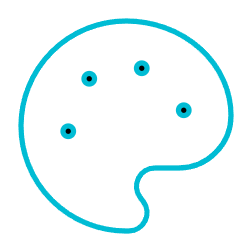
#> input picture assets/palette.png, 252 x 252 px
$ python -i chromasleuth.py   (imports and definitions only)
#> lines starting #> are read from the running program, lines starting #| are printed output that depends on the picture
import os
import sys
import json
import time
from pathlib import Path
from collections import Counter
from PIL import Image, ImageDraw, ImageFont
import matplotlib.pyplot as plt
import numpy as np
from typing import List, Tuple, Dict, Optional, Union
import argparse
import logging
from concurrent.futures import ThreadPoolExecutor
import cv2


class ColorAnalyzer:
    def __init__(self, sample_factor: int = 10, enable_logging: bool = False):
        """
        Initialize the ColorAnalyzer

        Args:
            sample_factor: Analyze every n-th pixel (performance optimization)
            enable_logging: Enable detailed logging
        """
        self.sample_factor = sample_factor
        self.supported_formats = {'.jpg', '.jpeg', '.png', '.bmp', '.tiff', '.webp', '.gif'}

        # Setup logging
        if enable_logging:
            logging.basicConfig(
                level=logging.INFO,
                format='%(asctime)s - %(levelname)s - %(message)s'
            )
        self.logger = logging.getLogger(__name__)

    def is_supported_format(self, file_path: Union[str, Path]) -> bool:
        """Check if the file format is supported"""
        return Path(file_path).suffix.lower() in self.supported_formats

    def load_image(self, image_path: Union[str, Path]) -> Image.Image:
        """
        Load an image and convert it to RGB

        Args:
            image_path: Path to the image file

        Returns:
            PIL Image object in RGB mode

        Raises:
            FileNotFoundError: If image file doesn't exist
            ValueError: If image format is not supported
        """
        image_path = Path(image_path)

        if not image_path.exists():
            raise FileNotFoundError(f"Image file not found: {image_path}")

        if not self.is_supported_format(image_path):
            raise ValueError(f"Unsupported format: {image_path.suffix}")

        try:
            img = Image.open(image_path)
            # Convert to RGB if necessary (removes alpha channel)
            if img.mode != 'RGB':
                self.logger.info(f"Converting from {img.mode} to RGB")
                img = img.convert('RGB')
            return img
        except Exception as e:
            raise ValueError(f"Error loading image: {e}")

    def resize_image_if_large(self, image: Image.Image, max_size: int = 1920) -> Image.Image:
        """
        Resize image if it's larger than max_size to improve performance

        Args:
            image: PIL Image object
            max_size: Maximum width/height in pixels

        Returns:
            Resized image if necessary, otherwise original
        """
        width, height = image.size
        if max(width, height) > max_size:
            ratio = max_size / max(width, height)
            new_size = (int(width * ratio), int(height * ratio))
            self.logger.info(f"Resizing image from {width}x{height} to {new_size[0]}x{new_size[1]}")
            return image.resize(new_size, Image.Resampling.LANCZOS)
        return image

    # [20 lines left out: function extract_colors_sampling, not called in this run]

    def extract_colors_histogram(self, image: Image.Image) -> Dict[Tuple[int, int, int], int]:
        """
        Extract colors via histogram analysis (very fast)

        Args:
            image: PIL Image object

        Returns:
            Dictionary with colors and their frequency
        """
        # Convert to numpy array for better performance
        img_array = np.array(image)

        # Reshape to 1D array of RGB tuples
        pixels = img_array.reshape(-1, 3)

        # Create unique colors and count them
        unique_colors, counts = np.unique(pixels, axis=0, return_counts=True)

        # Convert to dictionary
        color_dict = {}
        for color, count in zip(unique_colors, counts):
            color_dict[tuple(color)] = int(count)

        return color_dict

    # [78 lines left out: functions extract_colors_kmeans, reduce_colors, filter_colors, not called in this run]

    def get_dominant_colors(self, colors: Dict, top_n: int = 10) -> List[Tuple]:
        """
        Find the most dominant colors

        Args:
            colors: Dictionary with colors and frequencies
            top_n: Number of top colors to return

        Returns:
            List of tuples (color, frequency, percentage)
        """
        total_pixels = sum(colors.values())

        # Sort by frequency
        sorted_colors = sorted(colors.items(), key=lambda x: x[1], reverse=True)

        dominant_colors = []
        for i, (color, count) in enumerate(sorted_colors[:top_n]):
            percentage = (count / total_pixels) * 100
            dominant_colors.append((color, count, percentage))

        return dominant_colors

    def rgb_to_hex(self, rgb: Tuple[int, int, int]) -> str:
        """Convert RGB to hex string"""
        return f"#{rgb[0]:02x}{rgb[1]:02x}{rgb[2]:02x}"

    # [57 lines left out: functions rgb_to_hsl, get_color_name, not called in this run]

    def create_color_palette(self, dominant_colors: List[Tuple],
                           output_path: Optional[str] = None,
                           show_color_names: bool = False) -> None:
        """
        Create a visual color palette

        Args:
            dominant_colors: List of dominant colors
            output_path: Path to save the palette (optional)
            show_color_names: Include color names in the visualization
        """
        fig, (ax1, ax2) = plt.subplots(2, 1, figsize=(14, 10), gridspec_kw={'height_ratios': [3, 1]})

        # Main color bars
        bar_width = 1.0
        colors_normalized = []

        for i, (color, count, percentage) in enumerate(dominant_colors):
            rgb_normalized = [c/255.0 for c in color]
            colors_normalized.append(rgb_normalized)

            # Create bars
            ax1.barh(i, percentage, color=rgb_normalized,
                    height=bar_width, alpha=0.9, edgecolor='white', linewidth=0.5)

            # Labels with color info
            hex_color = self.rgb_to_hex(color)
            color_name = self.get_color_name(color) if show_color_names else ""
            label = f"{hex_color} {color_name} ({percentage:.1f}%)"

            # Determine text color based on brightness
            brightness = sum(int(c) for c in color) / 3
            text_color = 'white' if brightness < 128 else 'black'

            ax1.text(percentage/2, i, label, va='center', ha='center',
                    fontsize=10, weight='bold', color=text_color)

        ax1.set_xlabel('Percentage (%)', fontsize=12)
        ax1.set_ylabel('Colors (dominant to less dominant)', fontsize=12)
        ax1.set_title('Dominant Colors in Image', fontsize=14, weight='bold')
        ax1.set_xlim(0, max([p[2] for p in dominant_colors]) * 1.1)
        ax1.invert_yaxis()
        ax1.grid(True, alpha=0.3, axis='x')

        # Color swatches below
        swatch_width = 1.0 / len(dominant_colors)
        for i, (color, count, percentage) in enumerate(dominant_colors):
            rgb_normalized = [c/255.0 for c in color]
            ax2.add_patch(plt.Rectangle((i * swatch_width, 0), swatch_width, 1,
                                      facecolor=rgb_normalized, edgecolor='white', linewidth=1))

        ax2.set_xlim(0, 1)
        ax2.set_ylim(0, 1)
        ax2.set_aspect('equal')
        ax2.set_xticks([])
        ax2.set_yticks([])
        ax2.set_title('Color Palette', fontsize=12)

        plt.tight_layout()

        if output_path:
            plt.savefig(output_path, dpi=300, bbox_inches='tight',
                       facecolor='white', edgecolor='none')
            print(f"Color palette saved: {output_path}")

        plt.show()

    # [32 lines left out: function export_colors_json, not called in this run]

    def print_color_analysis(self, dominant_colors: List[Tuple],
                           image_path: Union[str, Path],
                           show_color_names: bool = False) -> None:
        """Print color analysis to console"""
        print(f"\n{'='*70}")
        print(f"COLOR ANALYSIS: {Path(image_path).name}")
        print(f"{'='*70}")

        header = f"{'Rank':<4} {'Hex Code':<9} {'RGB':<15} {'Percentage':<10} {'Count':<10}"
        if show_color_names:
            header += " {'Color Name':<12}"
        print(header)
        print("-" * 70)

        for i, (color, count, percentage) in enumerate(dominant_colors, 1):
            rgb_str = f"({color[0]:3d},{color[1]:3d},{color[2]:3d})"
            hex_color = self.rgb_to_hex(color)

            row = f"{i:<4} {hex_color:<9} {rgb_str:<15} {percentage:7.1f}%   {count:8,d}"
            if show_color_names:
                row += f"  {self.get_color_name(color):<12}"
            print(row)

    # [34 lines left out: function batch_analyze, not called in this run]

    def analyze_image(self, image_path: Union[str, Path], top_colors: int = 10,
                     method: str = 'histogram', reduce_palette: bool = True,
                     filter_extremes: bool = False, resize_large: bool = True,
                     show_palette: bool = True, save_palette: Optional[str] = None,
                     export_json: Optional[str] = None,
                     show_color_names: bool = False) -> List[Tuple]:
        """
        Main function for image analysis with enhanced options

        Args:
            image_path: Path to image
            top_colors: Number of top colors to return
            method: Analysis method ('histogram', 'sampling', 'kmeans')
            reduce_palette: Group similar colors
            filter_extremes: Filter very dark/bright colors
            resize_large: Resize large images for performance
            show_palette: Display color palette
            save_palette: Path to save palette image
            export_json: Path to export JSON data
            show_color_names: Show color names

        Returns:
            List of dominant colors
        """
#> called with image_path = 'assets/palette.png', top_colors = 10, method = 'histogram', reduce_palette = True, filter_extremes = False, resize_large = True, show_palette = True, show_color_names = False
        start_time = time.time()
        image_path = Path(image_path)

        print(f"Analyzing image: {image_path.name}")

        # Load image
        image = self.load_image(image_path)
#> in load_image, img is the input picture: PIL image 252x252 RGBA; mean R, G, B, A 0, 14.7, 16.6, 17.5
#> in load_image, `img = img.convert('RGB')`:
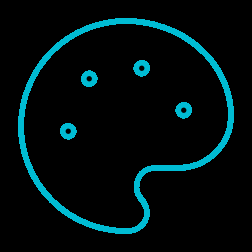
#> img: PIL image 252x252 RGB; mean R, G, B 0, 14.7, 16.6
        original_size = image.size
        print(f"Image size: {original_size[0]}x{original_size[1]} pixels")
#| Image size: 252x252 pixels

        # Resize if needed
        if resize_large:
            image = self.resize_image_if_large(image)

        # Extract colors based on method
        if method == 'histogram':
            print("Using histogram analysis...")
            colors = self.extract_colors_histogram(image)
#> in extract_colors_histogram, `unique_colors, counts = np.unique(pixels, axis=0, return_counts=True)`: unique_colors = 21 rows, first 8: [0, 0, 0], [0, 5, 6], [0, 26, 30], [0, 47, 53], [0, 66, 74], [0, 85, 96], [0, 120, 135], [0, 137, 154]; counts = 21 values, max 58504 at index 0, min 4 at index 4, mean 3024
#> the loop in extract_colors_histogram, `for color, count in zip(unique_colors, counts):` made 21 passes
#> (color, count) on passes 1 to 8: ([0, 0, 0], 58504), ([0, 5, 6], 8), ([0, 26, 30], 8), ([0, 47, 53], 8), ([0, 66, 74], 4), ([0, 85, 96], 8), ([0, 120, 135], 8), ([0, 137, 154], 16)
#> after the loop in extract_colors_histogram, `for color, count in zip(unique_colors, counts):`: color_dict = 21 items
#> colors = 21 items
        elif method == 'sampling':
            print(f"Using pixel sampling (factor: {self.sample_factor})...")
            colors = dict(self.extract_colors_sampling(image))
        elif method == 'kmeans':
            print("Using K-means clustering...")
            colors = self.extract_colors_kmeans(image, k=top_colors * 2)
        else:
            raise ValueError(f"Unknown method: {method}")

        print(f"Found unique colors: {len(colors):,}")
#| Found unique colors: 21

        # Apply filters
        if filter_extremes:
            print("Filtering extreme colors...")
            colors = self.filter_colors(colors)
            print(f"Colors after filtering: {len(colors):,}")

        # Reduce palette if needed
        if reduce_palette and len(colors) > 1000 and method != 'kmeans':
            print("Reducing color palette...")
            colors = self.reduce_colors(colors)
            print(f"Reduced colors: {len(colors):,}")

        # Find dominant colors
        dominant_colors = self.get_dominant_colors(colors, top_colors)
#> in get_dominant_colors, `total_pixels = sum(colors.values())`: total_pixels = 63504
#> in get_dominant_colors, `sorted_colors = sorted(colors.items(), key=lambda x: x[1], reverse=True)`: sorted_colors = 21 items
#> the loop in get_dominant_colors, `for i, (color, count) in enumerate(sorted_colors[:top_n]):` made 10 passes
#> (color, count, percentage) on passes 1 to 8: ((0, 0, 0), 58504, 92.13), ((0, 188, 212), 4076, 6.42), ((0, 189, 213), 372, 0.586), ((0, 191, 215), 200, 0.315), ((0, 187, 211), 172, 0.271), ((0, 188, 211), 40, 0.063), ((0, 189, 212), 20, 0.0315), ((0, 137, 154), 16, 0.0252)
#> after the loop in get_dominant_colors, `for i, (color, count) in enumerate(sorted_colors[:top_n]):`: dominant_colors = 10 items
#> dominant_colors = 10 items

        # Output results
        self.print_color_analysis(dominant_colors, image_path, show_color_names)
#> the loop in print_color_analysis, `for i, (color, count, percentage) in enumerate(dominant_colors, 1):` made 10 passes
#> (count, percentage, rgb_str, hex_color) on passes 1 to 8: (58504, 92.13, '(  0,  0,  0)', '#000000'), (4076, 6.42, '(  0,188,212)', '#00bcd4'), (372, 0.586, '(  0,189,213)', '#00bdd5'), (200, 0.315, '(  0,191,215)', '#00bfd7'), (172, 0.271, '(  0,187,211)', '#00bbd3'), (40, 0.063, '(  0,188,211)', '#00bcd3'), (20, 0.0315, '(  0,189,212)', '#00bdd4'), (16, 0.0252, '(  0,137,154)', '#00899a')
#> (printed output is left out)

        # Create visualizations and exports
        if show_palette or save_palette:
            self.create_color_palette(dominant_colors, save_palette, show_color_names)
#> the loop in create_color_palette, `for i, (color, count, percentage) in enumerate(dominant_colors):` made 10 passes
#> (color, count, percentage, rgb_normalized, hex_color, label, brightness, text_color) on passes 2 to 5: ((0, 188, 212), 4076, 6.42, [0, 0.737, 0.831], '#00bcd4', '#00bcd4  (6.4%)', 133.3, 'black'), ((0, 189, 213), 372, 0.586, [0, 0.741, 0.835], '#00bdd5', '#00bdd5  (0.6%)', 134, 'black'), ((0, 191, 215), 200, 0.315, [0, 0.749, 0.843], '#00bfd7', '#00bfd7  (0.3%)', 135.3, 'black'), ((0, 187, 211), 172, 0.271, [0, 0.733, 0.827], '#00bbd3', '#00bbd3  (0.3%)', 132.7, 'black')
#> after the loop in create_color_palette, `for i, (color, count, percentage) in enumerate(dominant_colors):`: colors_normalized = [[0, 0, 0], [0, 0.737, 0.831], [0, 0.741, 0.835], [0, 0.749, 0.843], [0, 0.733, 0.827], [0, 0.737, 0.827], [0, 0.741, 0.831], [0, 0.537, 0.604], [0, 0.741, 0.839], [0, 0.0196, 0.0235]]
#> in create_color_palette, `swatch_width = 1.0 / len(dominant_colors)`: swatch_width = 0.1
#> the loop in create_color_palette, `for i, (color, count, percentage) in enumerate(dominant_colors):` made 10 passes
#> (color, count, percentage, rgb_normalized) on passes 2 to 9: ((0, 188, 212), 4076, 6.42, [0, 0.737, 0.831]), ((0, 189, 213), 372, 0.586, [0, 0.741, 0.835]), ((0, 191, 215), 200, 0.315, [0, 0.749, 0.843]), ((0, 187, 211), 172, 0.271, [0, 0.733, 0.827]), ((0, 188, 211), 40, 0.063, [0, 0.737, 0.827]), ((0, 189, 212), 20, 0.0315, [0, 0.741, 0.831]), ((0, 137, 154), 16, 0.0252, [0, 0.537, 0.604]), ((0, 189, 214), 16, 0.0252, [0, 0.741, 0.839])
#> in create_color_palette, `plt.show()`:
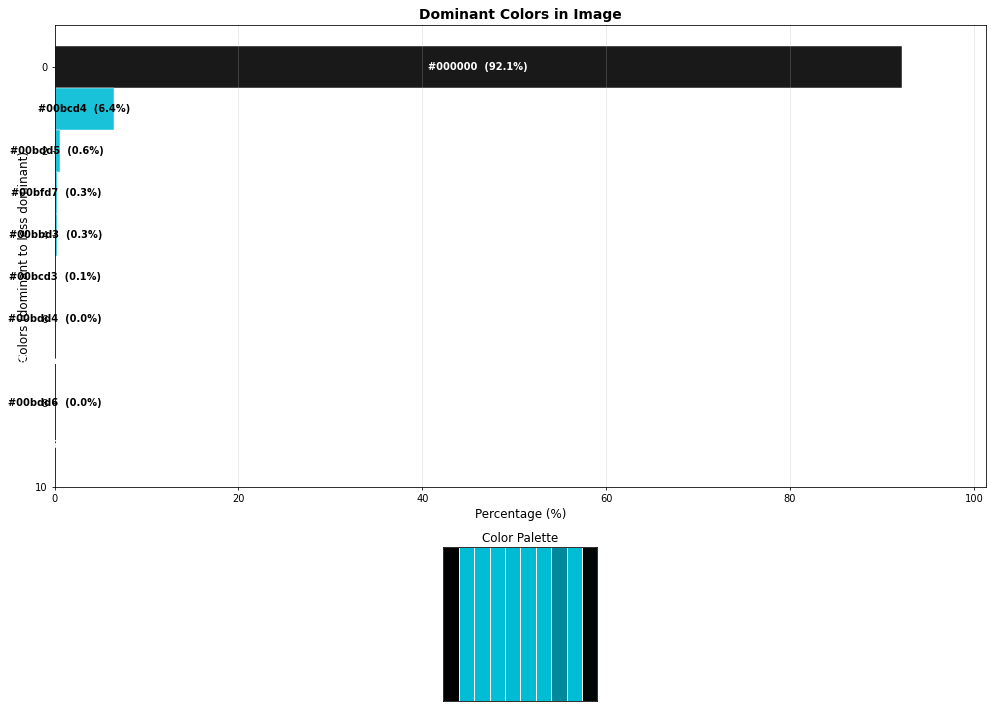
#> figure drawn by matplotlib, 2 panels

        if export_json:
            image_info = {
                "filename": image_path.name,
                "original_size": original_size,
                "analysis_method": method,
                "total_unique_colors": len(colors)
            }
            self.export_colors_json(dominant_colors, export_json, image_info)

        elapsed_time = time.time() - start_time
        print(f"\nAnalysis completed in {elapsed_time:.2f} seconds!")
        print(f"Found {len(dominant_colors)} dominant colors.")
#| Found 10 dominant colors.

        return dominant_colors


# [125 lines left out: function main, not called in this run]


# [13 lines not run here, left out]

>>> result = ColorAnalyzer().analyze_image('assets/palette.png')
#> result = 10 items

$ run again, on assets/analyze.png
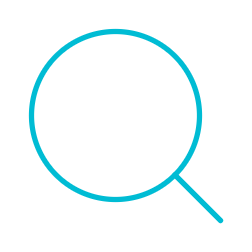
#> input picture assets/analyze.png, 252 x 252 px
#> in load_image, img is the input picture: PIL image 252x252 RGBA; mean R, G, B, A 0, 11, 12.5, 12.5
#> in load_image, `img = img.convert('RGB')`:
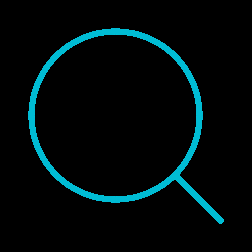
#> img: PIL image 252x252 RGB; mean R, G, B 0, 11, 12.5
#| Image size: 252x252 pixels
#> unique_colors = 34 rows, first 8: [0, 0, 0], [0, 170, 170], [0, 170, 198], [0, 182, 206], [0, 182, 219], [0, 183, 207], [0, 184, 208], [0, 185, 209]; counts = 34 values, max 59772 at index 0, min 4 at index 6, mean 1867.8
#> the loop in extract_colors_histogram, `for color, count in zip(unique_colors, counts):` made 34 passes
#> (color, count) on passes 1 to 8: ([0, 0, 0], 59772), ([0, 170, 170], 8), ([0, 170, 198], 22), ([0, 182, 206], 16), ([0, 182, 219], 8), ([0, 183, 207], 8), ([0, 184, 208], 4), ([0, 185, 209], 16)
#> after the loop in extract_colors_histogram, `for color, count in zip(unique_colors, counts):`: color_dict = 34 items
#| Found unique colors: 34
#> total_pixels = 63504
#> sorted_colors = 34 items
#> the loop in get_dominant_colors, `for i, (color, count) in enumerate(sorted_colors[:top_n]):` made 10 passes
#> (color, count, percentage) on passes 1 to 8: ((0, 0, 0), 59772, 94.12), ((0, 188, 212), 2806, 4.42), ((0, 187, 211), 100, 0.157), ((0, 190, 214), 98, 0.154), ((0, 187, 212), 95, 0.15), ((0, 187, 213), 92, 0.145), ((0, 188, 211), 80, 0.126), ((0, 188, 213), 71, 0.112)
#> after the loop in get_dominant_colors, `for i, (color, count) in enumerate(sorted_colors[:top_n]):`: dominant_colors = 10 items
#> the loop in print_color_analysis, `for i, (color, count, percentage) in enumerate(dominant_colors, 1):` made 10 passes
#> (count, percentage, rgb_str, hex_color) on passes 1 to 8: (59772, 94.12, '(  0,  0,  0)', '#000000'), (2806, 4.42, '(  0,188,212)', '#00bcd4'), (100, 0.157, '(  0,187,211)', '#00bbd3'), (98, 0.154, '(  0,190,214)', '#00bed6'), (95, 0.15, '(  0,187,212)', '#00bbd4'), (92, 0.145, '(  0,187,213)', '#00bbd5'), (80, 0.126, '(  0,188,211)', '#00bcd3'), (71, 0.112, '(  0,188,213)', '#00bcd5')
#> (printed output is left out)
#> the loop in create_color_palette, `for i, (color, count, percentage) in enumerate(dominant_colors):` made 10 passes
#> (color, count, percentage, rgb_normalized, hex_color, label, brightness, text_color) on passes 2 to 5: ((0, 188, 212), 2806, 4.42, [0, 0.737, 0.831], '#00bcd4', '#00bcd4  (4.4%)', 133.3, 'black'), ((0, 187, 211), 100, 0.157, [0, 0.733, 0.827], '#00bbd3', '#00bbd3  (0.2%)', 132.7, 'black'), ((0, 190, 214), 98, 0.154, [0, 0.745, 0.839], '#00bed6', '#00bed6  (0.2%)', 134.7, 'black'), ((0, 187, 212), 95, 0.15, [0, 0.733, 0.831], '#00bbd4', '#00bbd4  (0.1%)', 133, 'black')
#> after the loop in create_color_palette, `for i, (color, count, percentage) in enumerate(dominant_colors):`: colors_normalized = [[0, 0, 0], [0, 0.737, 0.831], [0, 0.733, 0.827], [0, 0.745, 0.839], [0, 0.733, 0.831], [0, 0.733, 0.835], [0, 0.737, 0.827], [0, 0.737, 0.835], [0, 0.741, 0.835], [0, 0.737, 0.843]]
#> swatch_width = 0.1
#> the loop in create_color_palette, `for i, (color, count, percentage) in enumerate(dominant_colors):` made 10 passes
#> (color, count, percentage, rgb_normalized) on passes 2 to 9: ((0, 188, 212), 2806, 4.42, [0, 0.737, 0.831]), ((0, 187, 211), 100, 0.157, [0, 0.733, 0.827]), ((0, 190, 214), 98, 0.154, [0, 0.745, 0.839]), ((0, 187, 212), 95, 0.15, [0, 0.733, 0.831]), ((0, 187, 213), 92, 0.145, [0, 0.733, 0.835]), ((0, 188, 211), 80, 0.126, [0, 0.737, 0.827]), ((0, 188, 213), 71, 0.112, [0, 0.737, 0.835]), ((0, 189, 213), 59, 0.0929, [0, 0.741, 0.835])
#> in create_color_palette, `plt.show()`:
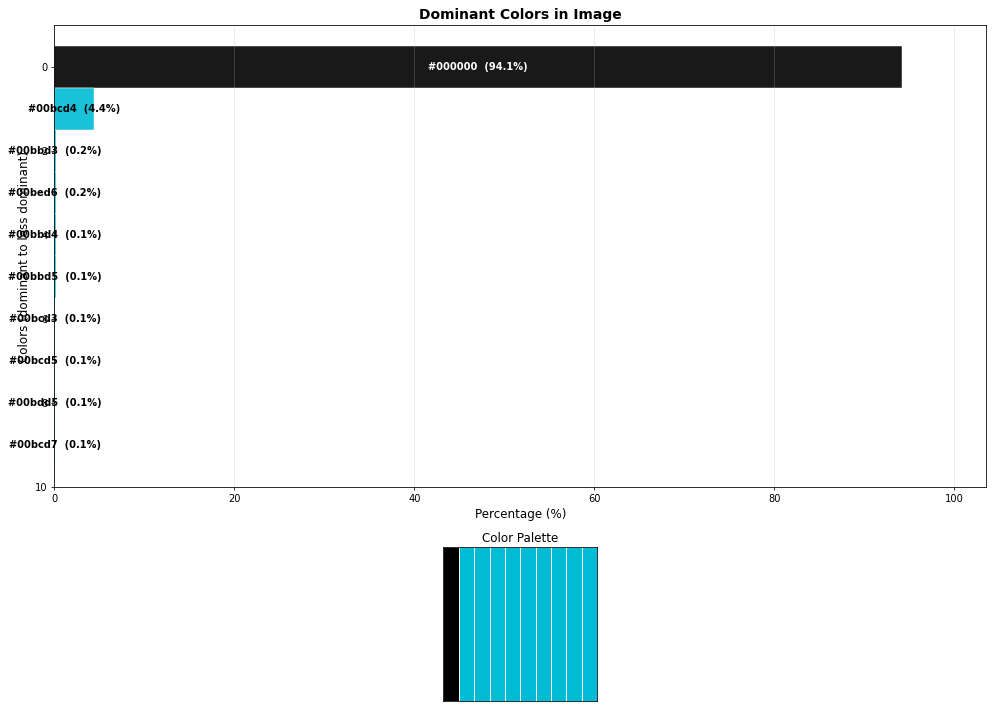
#> figure drawn by matplotlib, 2 panels
#| Found 10 dominant colors.
#> result = 10 items
